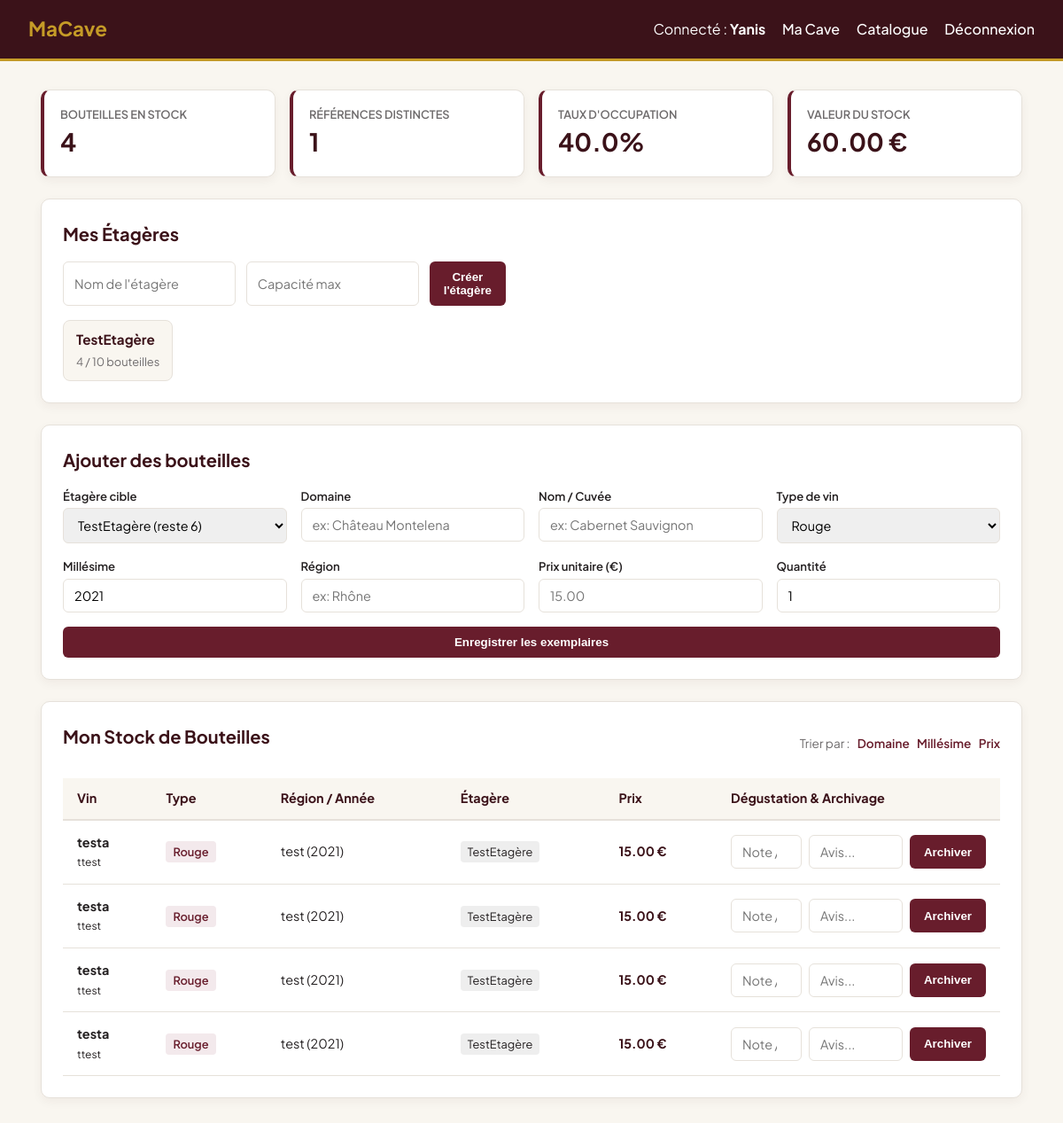
Screenshot of / (signed in) with the database file from the repository.
### tables this page shows
CREATE TABLE etagere (
    id INTEGER PRIMARY KEY AUTOINCREMENT,
    user_id INTEGER NOT NULL,
    nom TEXT NOT NULL,
    capacite_max INTEGER NOT NULL CHECK(capacite_max > 0),
    FOREIGN KEY(user_id) REFERENCES user(id) ON DELETE CASCADE,
    UNIQUE(user_id, nom)
);

CREATE TABLE bouteille (
    id INTEGER PRIMARY KEY AUTOINCREMENT,
    user_id INTEGER NOT NULL,
    vin_id INTEGER NOT NULL,
    etagere_id INTEGER,
    prix_achat REAL NOT NULL CHECK(prix_achat >= 0),
    date_ajout TEXT NOT NULL,
    date_sortie TEXT,
    statut TEXT NOT NULL CHECK(statut IN ('STOCK', 'ARCHIVEE')),
    FOREIGN KEY(user_id) REFERENCES user(id) ON DELETE CASCADE,
    FOREIGN KEY(vin_id) REFERENCES vin(id),
    FOREIGN KEY(etagere_id) REFERENCES etagere(id)
);

CREATE TABLE vin (
    id INTEGER PRIMARY KEY AUTOINCREMENT,
    domaine TEXT NOT NULL,
    nom_cuvee TEXT NOT NULL,
    type_vin TEXT NOT NULL CHECK(type_vin IN ('Rouge', 'Blanc', 'Rosé', 'Effervescent')),
    millesime INTEGER NOT NULL,
    region TEXT NOT NULL,
    description TEXT,
    cle_unicite TEXT UNIQUE NOT NULL
);

### app.py (the view)
@app.route('/')
def dashboard():
    u_id = session['user_id']
    db = get_connection()
    etageres = db.execute("""
        SELECT e.*, COUNT(b.id) as occupation
        FROM etagere e
        LEFT JOIN bouteille b ON e.id = b.etagere_id AND b.statut = 'STOCK'
        WHERE e.user_id = ?
        GROUP BY e.id
    """, (u_id,)).fetchall()
    total_bouteilles = db.execute("SELECT COUNT(*) FROM bouteille WHERE user_id = ? AND statut = 'STOCK'", (u_id,)).fetchone()[0]
    total_refs = db.execute("SELECT COUNT(DISTINCT vin_id) FROM bouteille WHERE user_id = ? AND statut = 'STOCK'", (u_id,)).fetchone()[0]
    valeur_stock = db.execute("SELECT COALESCE(SUM(prix_achat), 0) FROM bouteille WHERE user_id = ? AND statut = 'STOCK'", (u_id,)).fetchone()[0]
    capacite_totale = sum(e['capacite_max'] for e in etageres)
    taux_occ = f"{(total_bouteilles / capacite_totale * 100):.1f}%" if capacite_totale > 0 else "Aucune étagère"
    tri = request.args.get('tri', 'domaine')
    champ_tri = {'domaine': 'v.domaine', 'prix': 'b.prix_achat', 'millesime': 'v.millesime'}.get(tri, 'v.domaine')
    stock = db.execute(f"""
        SELECT b.id, b.prix_achat, e.nom as etagere_nom, v.domaine, v.nom_cuvee, v.type_vin, v.millesime, v.region
        FROM bouteille b
        JOIN vin v ON b.vin_id = v.id
        LEFT JOIN etagere e ON b.etagere_id = e.id
        WHERE b.user_id = ? AND b.statut = 'STOCK'
        ORDER BY {champ_tri} ASC
    """, (u_id,)).fetchall()
    db.close()
    return render_template('dashboard.html', etageres=etageres, stock=stock,
                           total_b=total_bouteilles, total_r=total_refs,
                           valeur=valeur_stock, taux=taux_occ)

### app.py (called while the page is built)
@app.before_request
def verifier_session():
    routes_libres = ['login', 'register', 'static']
    if request.endpoint and request.endpoint not in routes_libres and 'user_id' not in session:
        return redirect(url_for('login'))

### database.py (called while the page is built)
def get_connection():
    conn = sqlite3.connect(DB_PATH)
    conn.row_factory = sqlite3.Row
    conn.execute("PRAGMA foreign_keys = ON;")
    return conn

### templates/dashboard.html (shortened to what this page needs)
{% extends 'base.html' %}
{% block content %}
<div class="dashboard-container">
    <section class="kpi-grid">
        <div class="kpi-card">
            <span class="kpi-label">Bouteilles en stock</span>
            <span class="kpi-value">{{ total_b }}</span>
        </div>
        <div class="kpi-card">
            <span class="kpi-label">Références distinctes</span>
            <span class="kpi-value">{{ total_r }}</span>
        </div>
        <div class="kpi-card">
            <span class="kpi-label">Taux d'occupation</span>
            <span class="kpi-value">{{ taux }}</span>
        </div>
        <div class="kpi-card">
            <span class="kpi-label">Valeur du stock</span>
            <span class="kpi-value">{{ "%.2f"|format(valeur) }} €</span>
        </div>
    </section>
    <section class="section-card">
        <h2>Mes Étagères</h2>
        <form action="{{ url_for('creer_etagere') }}" method="post" class="form-inline">
            <input type="text" name="nom" placeholder="Nom de l'étagère" required>
            <input type="number" name="capacite_max" placeholder="Capacité max" min="1" required>
            <button type="submit" class="btn-primary">Créer l'étagère</button>
        </form>
        <div class="shelf-tags">
            {% for e in etageres %}
                <div class="shelf-pill">
                    <div class="shelf-info">
                        <strong>{{ e.nom }}</strong>
                        <small>{{ e.occupation }} / {{ e.capacite_max }} bouteilles</small>
                    </div>
                </div>
            {% endfor %}
        </div>
    </section>
    {% if etageres %}
    <section class="section-card">
        <h2>Ajouter des bouteilles</h2>
        <form action="{{ url_for('ajouter_bouteilles') }}" method="post" class="form-grid">
            <div class="form-group">
                <label>Étagère cible</label>
                <select name="etagere_id">
                    {% for e in etageres %}
                        <option value="{{ e.id }}">{{ e.nom }} (reste {{ e.capacite_max - e.occupation }})</option>
                    {% endfor %}
                </select>
            </div>
            <div class="form-group">
                <label>Domaine</label>
                <input type="text" name="domaine" placeholder="ex: Château Montelena" required>
            </div>
            <div class="form-group">
                <label>Nom / Cuvée</label>
                <input type="text" name="nom_cuvee" placeholder="ex: Cabernet Sauvignon" required>
            </div>
            <div class="form-group">
                <label>Type de vin</label>
                <select name="type_vin">
                    <option>Rouge</option>
                </select>
            </div>
            <div class="form-group">
                <label>Millésime</label>
                <input type="number" name="millesime" value="2021" required>
            </div>
            <div class="form-group">
                <label>Région</label>
                <input type="text" name="region" placeholder="ex: Rhône" required>
            </div>
            <div class="form-group">
                <label>Prix unitaire (€)</label>
                <input type="number" step="0.5" name="prix_achat" placeholder="15.00" required>
            </div>
            <div class="form-group">
                <label>Quantité</label>
                <input type="number" name="quantite" min="1" value="1" required>
            </div>
            <button type="submit" class="btn-success span-all">Enregistrer les exemplaires</button>
        </form>
    </section>
    {% endif %}
    <section class="section-card">
        <div class="section-header">
            <h2>Mon Stock de Bouteilles</h2>
            <div class="sort-options">
                <span>Trier par :</span>
                <a href="{{ url_for('dashboard', tri='domaine') }}" class="sort-badge">Domaine</a>
                <a href="{{ url_for('dashboard', tri='millesime') }}" class="sort-badge">Millésime</a>
                <a href="{{ url_for('dashboard', tri='prix') }}" class="sort-badge">Prix</a>
            </div>
        </div>
        <div class="table-responsive">
            <table class="custom-table">
                <thead>
                    <tr>
                        <th>Vin</th>
                        <th>Type</th>
                        <th>Région / Année</th>
                        <th>Étagère</th>
                        <th>Prix</th>
                        <th style="width: 320px;">Dégustation & Archivage</th>
                    </tr>
                </thead>
                <tbody>
                {% for b in stock %}
                    <tr>
                        <td><strong>{{ b.domaine }}</strong> <br><small class="text-muted">{{ b.nom_cuvee }}</small></td>
                        <td><span class="badge-wine">{{ b.type_vin }}</span></td>
                        <td>{{ b.region }} ({{ b.millesime }})</td>
                        <td><span class="badge-shelf">{{ b.etagere_nom }}</span></td>
                        <td class="price-cell">{{ "%.2f"|format(b.prix_achat) }} €</td>
                        <td>
                            <form action="{{ url_for('archiver_bouteille', b_id=b.id) }}" method="post" class="archive-inline">
                                <input type="number" step="0.5" min="0" max="20" name="note" placeholder="Note /20" required>
                                <input type="text" name="commentaire" placeholder="Avis...">
                                <button type="submit" class="btn-archive">Archiver</button>
                            </form>
                        </td>
                    </tr>
                {% else %}
                    <tr>
                        <td colspan="6" class="text-center">Aucune bouteille en stock.</td>
                    </tr>
                {% endfor %}
                </tbody>
            </table>
        </div>
    </section>
</div>
{% endblock %}

### templates/base.html (shortened to what this page needs)
<!DOCTYPE html>
<html lang="fr">
<head>
    <link rel="stylesheet" href="{{ url_for('static', filename='style.css') }}">
</head>
<body>
    <header>
        <h2>MaCave</h2>
        {% if session.get('user_id') %}
            <nav>
                <span>Connecté : <b>{{ session['username'] }}</b></span>
                <a href="{{ url_for('dashboard') }}">Ma Cave</a>
                <a href="{{ url_for('catalogue') }}">Catalogue</a>
                <a href="{{ url_for('logout') }}">Déconnexion</a>
            </nav>
        {% endif %}
    </header>
    <main>
        {% block content %}{% endblock %}
    </main>
</body>
</html>

### static/style.css (style rules this page uses)
:root { --wine-dark: #3b1219; --wine-main: #681d2c; --wine-light: #8e2a3e; --wine-bg: #f9f6f0; --card-bg: #ffffff; --text-dark: #231f20; --text-muted: #6e6b6c; --border: #e6e1da; --gold: #c59b27; --radius: 10px; --shadow: 0 4px 12px rgba(59, 18, 25, 0.05); }
* { box-sizing: border-box; margin: 0; padding: 0; }
body { background-color: var(--wine-bg); color: var(--text-dark); font-family: 'Plus Jakarta Sans', -apple-system, sans-serif; line-height: 1.5; }
header { background-color: var(--wine-dark); color: #fff; padding: 16px 32px; display: flex; justify-content: space-between; align-items: center; border-bottom: 3px solid var(--gold); }
header h2 { color: var(--gold); font-size: 1.4rem; font-weight: 700; }
header nav a { color: #fff; text-decoration: none; margin-left: 16px; font-weight: 500; }
main { max-width: 1140px; margin: 32px auto; padding: 0 16px; }
.dashboard-container { display: flex; flex-direction: column; gap: 24px; }
.section-card { background: var(--card-bg); border: 1px solid var(--border); border-radius: var(--radius); padding: 24px; box-shadow: var(--shadow); }
.section-card h2 { font-size: 1.25rem; color: var(--wine-dark); margin-bottom: 16px; font-weight: 700; }
.section-header { display: flex; justify-content: space-between; align-items: center; margin-bottom: 16px; }
.kpi-grid { display: grid; grid-template-columns: repeat(auto-fit, minmax(200px, 1fr)); gap: 16px; }
.kpi-card { background: var(--card-bg); border: 1px solid var(--border); border-radius: var(--radius); padding: 18px; box-shadow: var(--shadow); border-left: 4px solid var(--wine-main); }
.kpi-label { font-size: 0.8rem; text-transform: uppercase; color: var(--text-muted); font-weight: 600; display: block; }
.kpi-value { font-size: 1.75rem; font-weight: 700; color: var(--wine-dark); margin-top: 4px; }
.shelf-tags { display: flex; flex-wrap: wrap; gap: 12px; margin-top: 16px; }
.shelf-pill { background: var(--wine-bg); border: 1px solid var(--border); padding: 10px 14px; border-radius: 8px; display: flex; align-items: center; gap: 12px; }
.shelf-info strong { display: block; color: var(--wine-dark); font-size: 0.95rem; }
.shelf-info small { color: var(--text-muted); font-size: 0.8rem; }
input, select { width: 100%; padding: 9px 12px; border: 1px solid var(--border); border-radius: 6px; font-size: 0.9rem; font-family: inherit; }
.form-inline { display: flex; gap: 12px; max-width: 500px; }
.form-grid { display: grid; grid-template-columns: repeat(auto-fit, minmax(220px, 1fr)); gap: 16px; }
.form-group label { display: block; font-size: 0.82rem; font-weight: 600; margin-bottom: 4px; color: var(--text-dark); }
.span-all { grid-column: 1 / -1; }
.btn-primary, .btn-success, .btn-archive { background: var(--wine-main); color: #fff; border: none; padding: 10px 16px; border-radius: 6px; font-weight: 600; cursor: pointer; transition: background 0.2s; }
.table-responsive { overflow-x: auto; }
.custom-table { width: 100%; border-collapse: collapse; text-align: left; font-size: 0.9rem; }
.custom-table th { background: var(--wine-bg); color: var(--wine-dark); padding: 12px 16px; font-weight: 700; border-bottom: 2px solid var(--border); }
.custom-table td { padding: 14px 16px; border-bottom: 1px solid var(--border); vertical-align: middle; }
.badge-wine { background: #f3e9ec; color: var(--wine-main); padding: 4px 8px; border-radius: 4px; font-weight: 600; font-size: 0.8rem; }
.badge-shelf { background: #eee; padding: 4px 8px; border-radius: 4px; font-size: 0.8rem; }
.price-cell { font-weight: 700; color: var(--wine-dark); }
.archive-inline { display: flex; gap: 8px; }
.archive-inline input[type="number"] { width: 80px; }
.archive-inline input[type="text"] { flex: 1; }
.sort-options { font-size: 0.85rem; color: var(--text-muted); }
.sort-badge { color: var(--wine-main); text-decoration: none; font-weight: 600; margin-left: 6px; }

### rows the page displays
etagere: nom "TestEtagère", occupation "4", capacite_max "10"
bouteille: domaine "testa", nom_cuvee "ttest", type_vin "Rouge", region "test", millesime "2021", etagere_nom "TestEtagère", prix_achat "15.00"
bouteille: domaine "testa", nom_cuvee "ttest", type_vin "Rouge", region "test", millesime "2021", etagere_nom "TestEtagère", prix_achat "15.00"
bouteille: domaine "testa", nom_cuvee "ttest", type_vin "Rouge", region "test", millesime "2021", etagere_nom "TestEtagère", prix_achat "15.00"
bouteille: domaine "testa", nom_cuvee "ttest", type_vin "Rouge", region "test", millesime "2021", etagere_nom "TestEtagère", prix_achat "15.00"

### other values shown
{{ session['username'] }} "Yanis"
{{ total_b }} "4"
{{ total_r }} "1"
{{ taux }} "40.0%"
{{ "%.2f"|format(valeur) }} "60.00"
form field etagere_id "TestEtagère (reste 6)"
